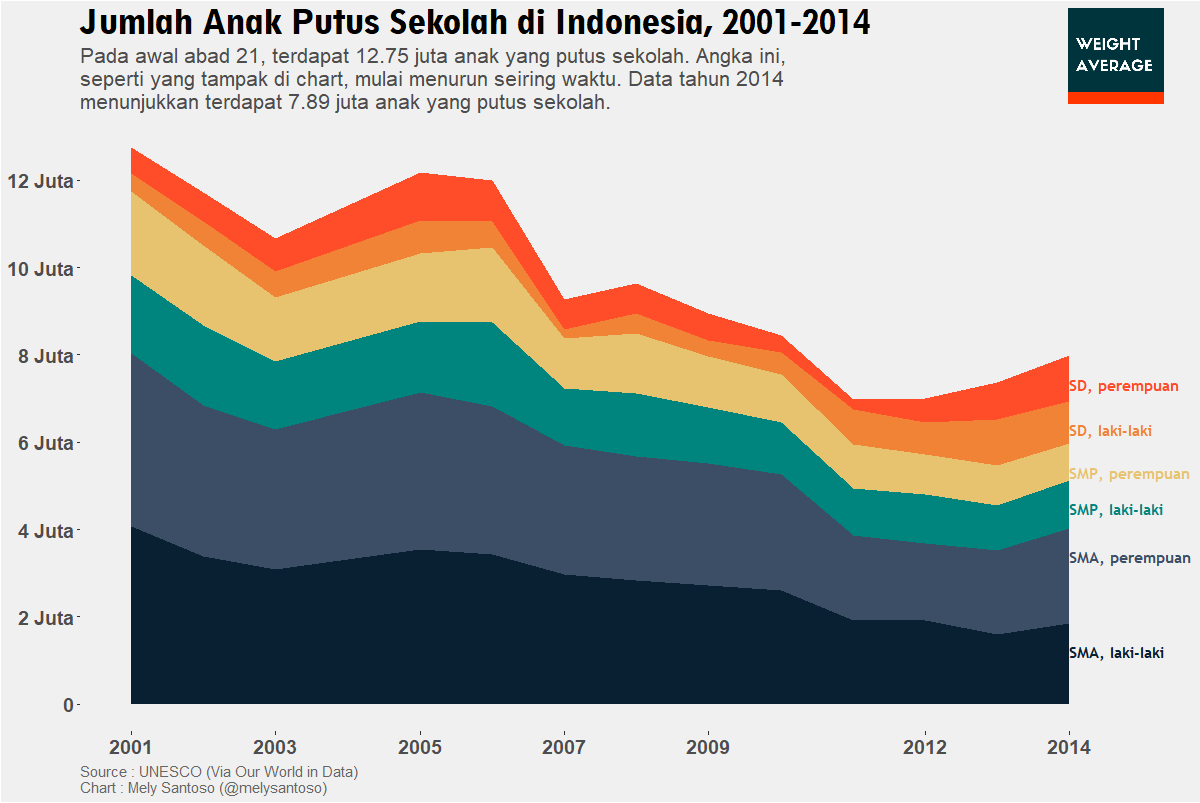

Reproduce this figure in R.

library(tidyverse)
library(magick)
library(scales)
library(extrafont)

df <- read.csv("~/visualisasi-mingguan/sekolah/number-of-out-of-school-children.csv")

df_idn <- df %>% 
  filter(Entity == "Indonesia") %>% #filter data dari indonesia 
  drop_na() %>% #filter data no value
  select(-c("Code")) %>% 
  gather(key = type, value = count, -c("Entity", "Year")) %>% 
  mutate(lab = case_when(
    type == "Out.of.school.children.of.primary.school.age..female..number."~"SD, perempuan",
    type == "Out.of.school.children.of.primary.school.age..male..number."~"SD, laki-laki",
    type == "Out.of.school.adolescents.of.lower.secondary.school.age..female..number."~"SMP, perempuan",
    type == "Out.of.school.adolescents.of.lower.secondary.school.age..male..number."~"SMP, laki-laki",
    type == "Out.of.school.youth.of.upper.secondary.school.age..female..number." ~ "SMA, perempuan",
    type == "Out.of.school.youth.of.upper.secondary.school.age..male..number." ~ "SMA, laki-laki", 
  ))

df_idn$lab <- factor(
  df_idn$lab, 
  c("SD, perempuan",
    "SD, laki-laki",
    "SMP, perempuan",
    "SMP, laki-laki",
    "SMA, perempuan",
    "SMA, laki-laki"
  ))

final1 <-  df_idn %>% 
  filter(Year == "2014") %>% 
  arrange(desc(lab)) %>% 
  mutate(
    ypos = cumsum(count))


pal <-  c("#FF4C29", "#f18336", "#e7c370", "#00847e", "#3c4e66", "#082032")

df_idn <- df_idn %>%
  mutate(
    col_lab = case_when(
      lab == "SD, perempuan"~"#FF4C29",
      lab == "SD, laki-laki"~"#f18336",
      lab == "SMP, perempuan"~"#e7c370",
      lab == "SMP, laki-laki"~"#00847e",
      lab == "SMA, perempuan"~"#3c4e66",
      lab == "SMA, laki-laki"~"#082032"
    ))



# Plot --------------------------------------------------------------------




finalplot <-  ggplot(df_idn, aes(x = Year, y = count, fill = lab)) +
  geom_area() +
  scale_x_continuous(limits = c(2001, 2015),
                     breaks = c(2001, 2003, 2005, 2007, 2009, 2012, 2014)) +
  scale_y_continuous(breaks = seq(0, 14000000, by = 2000000), #Tentukan skala y
                     labels = c("0", "2 Juta", "4 Juta", "6 Juta", "8 Juta", 
                                "10 Juta", "12 Juta", "14 Juta")) +
  scale_fill_manual(breaks = df_idn$lab,
                    values = df_idn$col_lab) +
  scale_color_manual(breaks = df_idn$lab,
                     values = df_idn$col_lab) +
  labs(title = "Jumlah Anak Putus Sekolah di Indonesia, 2001-2014",
       subtitle = "Pada awal abad 21, terdapat 12.75 juta anak yang putus sekolah. Angka ini, \nseperti yang tampak di chart, mulai menurun seiring waktu. Data tahun 2014 \nmenunjukkan terdapat 7.89 juta anak yang putus sekolah.",
       caption = "Source : UNESCO (Via Our World in Data) \nChart : Mely Santoso (@melysantoso)") +
  geom_text(data = final1, aes(y = ypos-650000, label = lab, color = lab), x =2014, hjust = 0, family = "Trebuchet MS", size = 4, fontface = "bold") +
  guides(fill = F, color = F) +
  theme(plot.title = element_text(family = "Geometr212 BkCn BT", face = "bold", size = 24, vjust = 1),
        plot.subtitle = element_text(color = 'grey30', size = 16, vjust = 1),
        plot.caption = element_text(color = 'grey40', size = 11, hjust = 0),
        legend.title=element_blank(), 
        #legend.position = c(0.8, 0.8),
        panel.background = element_rect(fill = "#f0f0f0"), # ganti backgound jadi abu-abu
        plot.background = element_rect(fill = "#f0f0f0"), # ganti background plot jadi abu-abu
        #legend.background = element_blank(), #element_rect(fill = "#f0f0f0"), # ganti background legend jadi abu-abu
        panel.border = element_blank(), # ilangin panel border
        panel.grid.major = element_blank(), # ngilangin grid border
        panel.grid.minor = element_blank(), # ngilangin grid border 
        #panel.background = element_blank(),
        panel.grid.major.x = element_blank(),
        axis.title.x=element_blank(),
        axis.title.y=element_blank(),
        #axis.text.x = element_blank(),
        #legend.key.size=unit(0.6, 'cm'),
        #legend.text=element_text(family = "Calibri", size=14, hjust = 0),
        axis.text=element_text(face = "bold", size=14))

finalplot

logo <- image_read("~/tidytuesday/ourworldindata/water access/weightaverage.png") #pake library(magick)
finalplot
grid::grid.raster(logo, x = 0.97, y = 0.99, just = c('right', 'top'), width = unit(1, 'inches')) #setting lokasi logo
